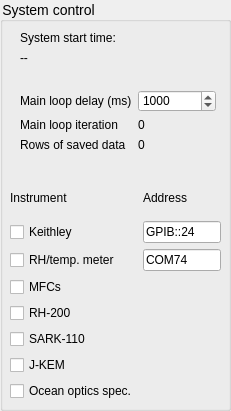
   <widget class="QGroupBox" name="system_control_box">
    <property name="geometry">
     <rect>
      <x>10</x>
      <y>10</y>
      <width>231</width>
      <height>411</height>
     </rect>
    </property>
    <property name="autoFillBackground">
     <bool>false</bool>
    </property>
    <property name="styleSheet">
     <string notr="true">QGroupBox#system_control_box{
border: 1px solid gray;
border-radius: 0px;
margin-top: 0.5em;
}

QGroupBox{
font-size: 14px;
font-family: 'Arial';
}

QGroupBox#system_control_box::title{
subcontrol-origin: margin;
left: 10px;
padding: 0 3px 0 3px;
}</string>
    </property>
    <property name="title">
     <string>System control</string>
    </property>
    <property name="flat">
     <bool>false</bool>
    </property>
    <widget class="QWidget" name="formLayoutWidget_2">
     <property name="geometry">
      <rect>
       <x>20</x>
       <y>90</y>
       <width>196</width>
       <height>81</height>
      </rect>
     </property>
     <layout class="QFormLayout" name="system_loop_grid">
      <item row="1" column="0">
       <widget class="QLabel" name="main_loop_delay_label">
        <property name="text">
         <string>Main loop delay (ms)</string>
        </property>
       </widget>
      </item>
      <item row="2" column="0">
       <widget class="QLabel" name="main_loop_iteration_label">
        <property name="text">
         <string>Main loop iteration</string>
        </property>
       </widget>
      </item>
      <item row="2" column="1">
       <widget class="QLabel" name="main_loop_counter_display">
        <property name="text">
         <string>0</string>
        </property>
       </widget>
      </item>
      <item row="3" column="0">
       <widget class="QLabel" name="rows_of_saved_data_label">
        <property name="text">
         <string>Rows of saved data</string>
        </property>
       </widget>
      </item>
      <item row="3" column="1">
       <widget class="QLabel" name="rows_of_saved_data">
        <property name="text">
         <string>0</string>
        </property>
       </widget>
      </item>
      <item row="1" column="1">
       <widget class="QSpinBox" name="set_main_loop_delay">
        <property name="minimum">
         <number>200</number>
        </property>
        <property name="maximum">
         <number>50000</number>
        </property>
        <property name="singleStep">
         <number>200</number>
        </property>
        <property name="value">
         <number>1000</number>
        </property>
       </widget>
      </item>
     </layout>
    </widget>
    <widget class="QWidget" name="gridLayoutWidget">
     <property name="geometry">
      <rect>
       <x>10</x>
       <y>180</y>
       <width>211</width>
       <height>221</height>
      </rect>
     </property>
     <layout class="QGridLayout" name="instruments_connected_grid">
      <item row="7" column="0">
       <widget class="QCheckBox" name="oo_on">
        <property name="text">
         <string>Ocean optics spec.</string>
        </property>
       </widget>
      </item>
      <item row="0" column="0">
       <widget class="QLabel" name="instrument_label">
        <property name="text">
         <string>Instrument</string>
        </property>
       </widget>
      </item>
      <item row="1" column="1">
       <widget class="QLineEdit" name="keith_address">
        <property name="enabled">
         <bool>true</bool>
        </property>
        <property name="text">
         <string>GPIB::24</string>
        </property>
        <property name="placeholderText">
         <string>GPIB::24</string>
        </property>
       </widget>
      </item>
      <item row="1" column="0">
       <widget class="QCheckBox" name="keithley_on">
        <property name="text">
         <string>Keithley</string>
        </property>
        <property name="checked">
         <bool>false</bool>
        </property>
        <property name="tristate">
         <bool>false</bool>
        </property>
       </widget>
      </item>
      <item row="0" column="1">
       <widget class="QLabel" name="dev_address_label">
        <property name="text">
         <string>Address</string>
        </property>
       </widget>
      </item>
      <item row="2" column="1">
       <widget class="QLineEdit" name="rhmeter_address">
        <property name="enabled">
         <bool>true</bool>
        </property>
        <property name="text">
         <string>COM74</string>
        </property>
        <property name="placeholderText">
         <string>COM74</string>
        </property>
       </widget>
      </item>
      <item row="2" column="0">
       <widget class="QCheckBox" name="rhmeter_on">
        <property name="text">
         <string>RH/temp. meter</string>
        </property>
       </widget>
      </item>
      <item row="4" column="0">
       <widget class="QCheckBox" name="rh200_on">
        <property name="enabled">
         <bool>true</bool>
        </property>
        <property name="text">
         <string>RH-200</string>
        </property>
        <property name="checkable">
         <bool>true</bool>
        </property>
        <property name="checked">
         <bool>false</bool>
        </property>
        <property name="tristate">
         <bool>false</bool>
        </property>
       </widget>
      </item>
      <item row="6" column="0">
       <widget class="QCheckBox" name="jkem_on">
        <property name="text">
         <string>J-KEM</string>
        </property>
       </widget>
      </item>
      <item row="3" column="0">
       <widget class="QCheckBox" name="mfcs_on">
        <property name="enabled">
         <bool>true</bool>
        </property>
        <property name="text">
         <string>MFCs</string>
        </property>
        <property name="checkable">
         <bool>true</bool>
        </property>
        <property name="checked">
         <bool>false</bool>
        </property>
        <property name="tristate">
         <bool>false</bool>
        </property>
       </widget>
      </item>
      <item row="5" column="0">
       <widget class="QCheckBox" name="sark_on">
        <property name="text">
         <string>SARK-110</string>
        </property>
       </widget>
      </item>
     </layout>
    </widget>
    <widget class="QLabel" name="app_start_time_display">
     <property name="geometry">
      <rect>
       <x>20</x>
       <y>50</y>
       <width>181</width>
       <height>16</height>
      </rect>
     </property>
     <property name="text">
      <string>--</string>
     </property>
    </widget>
    <widget class="QLabel" name="app_start_time_label">
     <property name="geometry">
      <rect>
       <x>20</x>
       <y>30</y>
       <width>106</width>
       <height>16</height>
      </rect>
     </property>
     <property name="text">
      <string>System start time:</string>
     </property>
    </widget>
   </widget>
